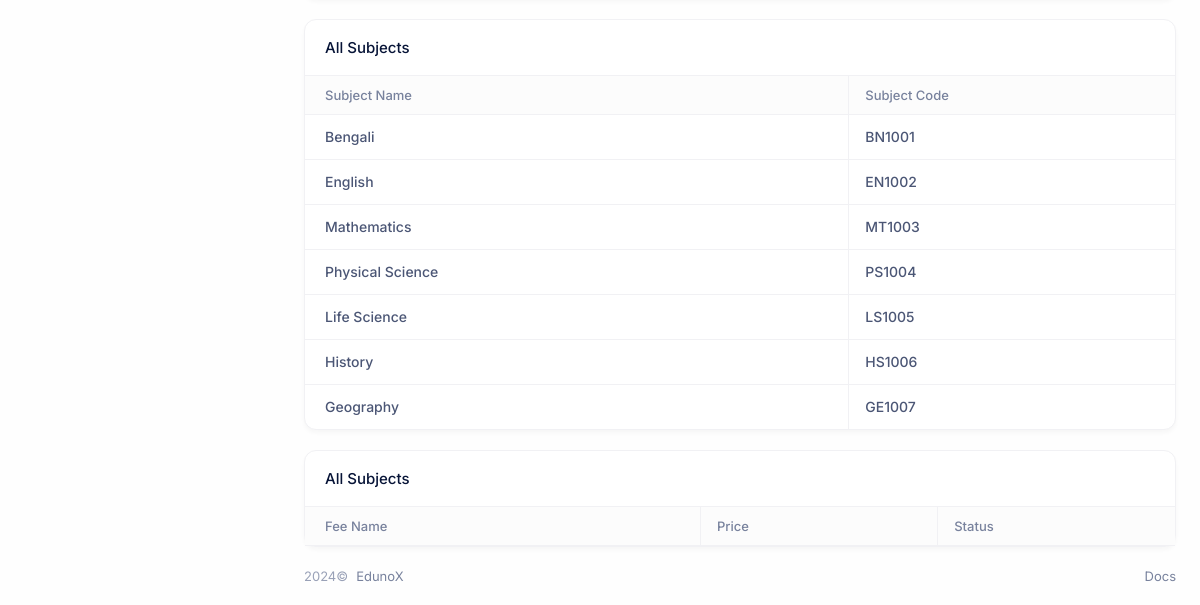
The page /class/14/ (lower part) on the database as committed earlier.
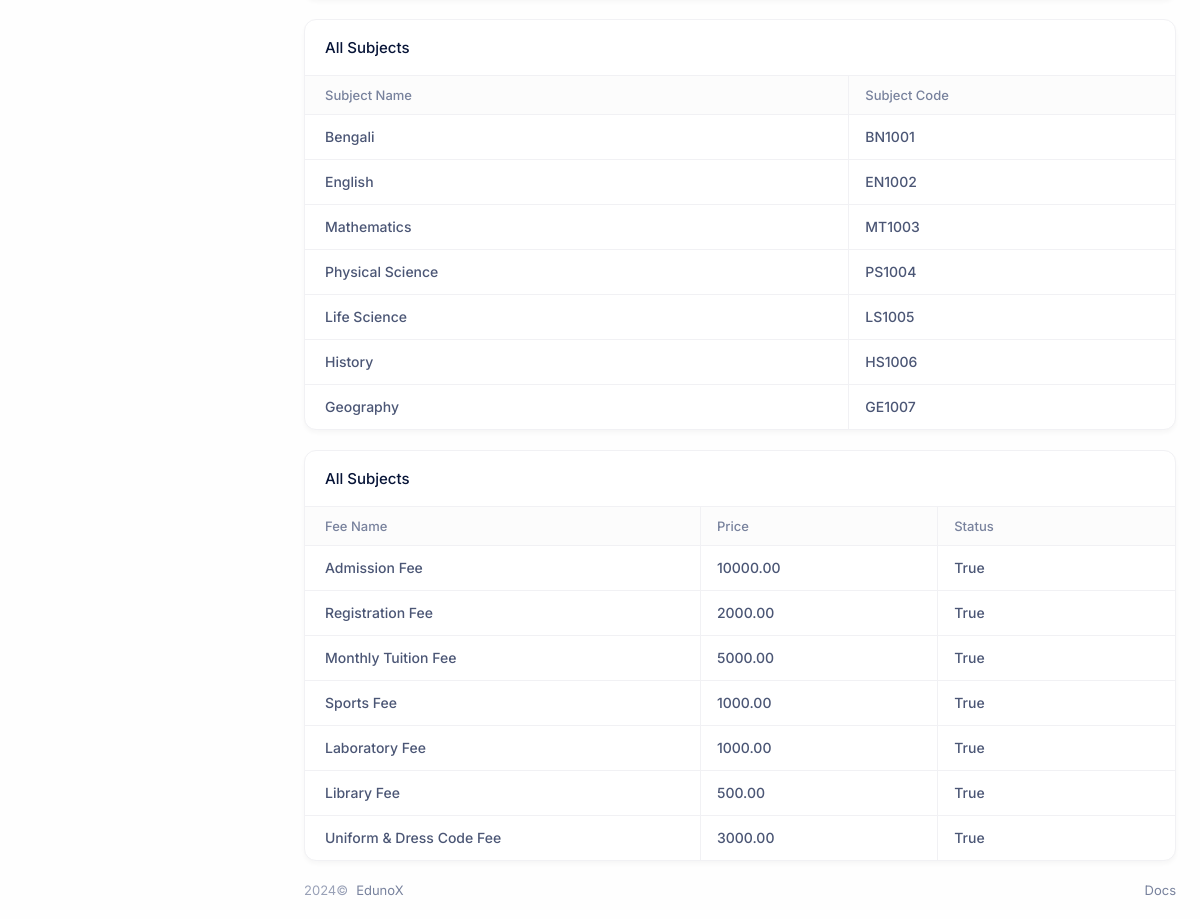
The same page on the database as committed later.
### academics/models.py (models this page shows, shortened)
class Subject(models.Model):
    name = models.CharField(max_length=50)
    code = models.CharField(max_length=10, unique=True)
    grade = models.ForeignKey(Grade, on_delete=models.CASCADE, related_name="subjects")

### payment/models.py (models this page shows, shortened)
class Fees(models.Model):
    type = models.ForeignKey(FeesType, on_delete=models.CASCADE)
    grade = models.ForeignKey('academics.Grade', on_delete=models.CASCADE)
    amount = models.DecimalField(max_digits=10, decimal_places=2)
    due_date = models.DateField(null=True, blank=True)
    is_monthly = models.BooleanField(default=False)
    status = models.BooleanField(default=True)
    class Meta:
        verbose_name = 'Fees'
        verbose_name_plural = 'Fees'
        unique_together = ('type', 'grade')

class FeesType(models.Model):
    name = models.CharField(max_length=100)
    def __str__(self):
        return self.name

### academics/views.py (the view, shortened to what this page needs)
# urls.py: path('class/<int:pk>/', ClassDetailView.as_view(), name='class_details'),
class ClassDetailView(DetailView):
    model = Grade
    template_name = 'academics/class_detail.html'
    context_object_name = 'class'
    def get_context_data(self, **kwargs):
        context = super().get_context_data(**kwargs)
        grade = Grade.objects.get(id=self.kwargs['pk'])
        context['students'] = StudentProfile.objects.filter(grade=grade).order_by('roll')
        context['subjects'] = Subject.objects.filter(grade=grade)
        context['form'] = AddScheduleForm(grade=grade)
        schedules = Schedule.objects.filter(grade=grade).select_related('grade', 'subject', 'teacher').order_by('day', 'period')
        grouped_schedules = defaultdict(list)
        for schedule in schedules:
            grouped_schedules[schedule.day].append(schedule)
        context['grouped_schedules'] = dict(grouped_schedules)
        fees = Fees.objects.filter(grade=grade)
        context['fees'] = fees
        return context

### account/models.py (called while the page is built)
    def __str__(self):
        return self.get_full_name()

### account/templatetags/acc_filter.py (called while the page is built)
@register.filter
def has_perm(user, perm_codename):
    return user.has_permission(perm_codename)

### templates/academics/class_detail.html (shortened to what this page needs)
{% extends 'base_site.html' %}
{% load my_tags %}
{% block content %}
    <div class="container-fixed">
        <div class="card card-grid mt-5">
            <div class="card-header flex-wrap gap-2" id="subjects">
                <h2 class="card-title font-medium text-md">All Subjects</h2>
            </div>
            <div class="card-body">
                <div>
                    <div class="scrollable-x-auto">
                        <table class="table table-auto table-border">
                            <thead>
                                <tr>
                                    <th class="min-w-[300px]">Subject Name</th>
                                    <th class="min-w-[180px]">Subject Code</th>
                                </tr>
                            </thead>
                            <tbody>
                                {% for sub in subjects %}
                                    <tr>
                                        <td>{{ sub.name }}</td>
                                        <td>{{ sub.code }}</td>
                                    </tr>
                                {% endfor %}
                            </tbody>
                        </table>
                    </div>
                </div>
            </div>
        </div>
        <div class="card card-grid mt-5">
            <div class="card-header flex-wrap gap-2" id="subjects">
                <h2 class="card-title font-medium text-md">All Subjects</h2>
            </div>
            <div class="card-body">
                <div>
                    <div class="scrollable-x-auto">
                        <table class="table table-auto table-border">
                            <thead>
                                <tr>
                                    <th class="min-w-[300px]">Fee Name</th>
                                    <th class="min-w-[180px]">Price</th>
                                    <th class="min-w-[180px]">Status</th>
                                </tr>
                            </thead>
                            <tbody>
                                {% for fee in fees %}
                                    <tr>
                                        <td>{{ fee.type }}</td>
                                        <td>{{ fee.amount }}</td>
                                        <td>{{ fee.status }}</td>
                                    </tr>
                                {% endfor %}
                            </tbody>
                        </table>
                    </div>
                </div>
            </div>
        </div>
    </div>
{% endblock content %}

### templates/base_site.html (shortened to what this page needs)
{% extends 'base.html' %}
{% load acc_filter %}
{% block main %}
<div class="flex grow">
    <div class="wrapper flex grow flex-col">
        <main class="grow content pt-5" id="content" role="content">
            {% block content %}
            {% endblock content %}
        </main>
        <footer class="footer">
            <div class="container-fixed">
                <div class="flex flex-col md:flex-row justify-center md:justify-between items-center gap-3 py-5">
                    <div class="flex order-2 md:order-1 gap-2 font-normal text-2sm">
                            <span class="text-gray-500">2024©</span>
                            <a class="text-gray-600 hover:text-primary" href="#">EdunoX</a>
                    </div>
                    <nav class="flex order-1 md:order-2 gap-4 font-normal text-2sm text-gray-600">
                            <a class="hover:text-primary" href="https://keenthemes.com/metronic/tailwind/docs">Docs</a>
                    </nav>
                </div>
            </div>
        </footer>
   </div>
</div>
{% endblock main %}

### templates/base.html (shortened to what this page needs)
<!DOCTYPE html>
<html class="h-full" data-theme="true" data-theme-mode="light" lang="en">
    <head>
    <link href="/static/vendors/apexcharts/apexcharts.css" rel="stylesheet"/>
    <link href="/static/vendors/keenicons/styles.bundle.css" rel="stylesheet"/>
    <link href="/static/css/styles.css" rel="stylesheet"/>
    </head>
 <body class="flex h-full demo1 sidebar-fixed header-fixed bg-[#fefefe] dark:bg-coal-500">
   {% block main %}
   {% endblock main %}
 </body>
</html>

Rows that differ between the two databases and show on the page:
added Fees: type "Admission Fee", amount "10000.00", status "True"
added Fees: type "Registration Fee", amount "2000.00", status "True"
added Fees: type "Monthly Tuition Fee", amount "5000.00", status "True"
added Fees: type "Sports Fee", amount "1000.00", status "True"
added Fees: type "Laboratory Fee", amount "1000.00", status "True"
added Fees: type "Library Fee", amount "500.00", status "True"
added Fees: type "Uniform & Dress Code Fee", amount "3000.00", status "True"
